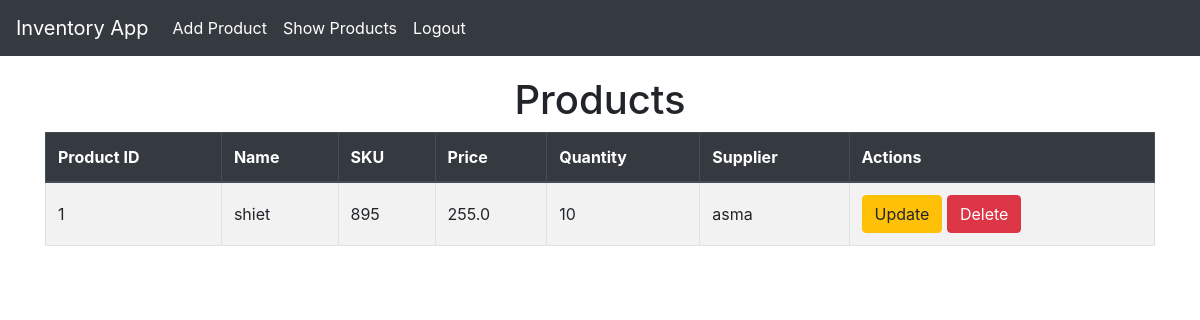
The page /list/ on the database as committed earlier.
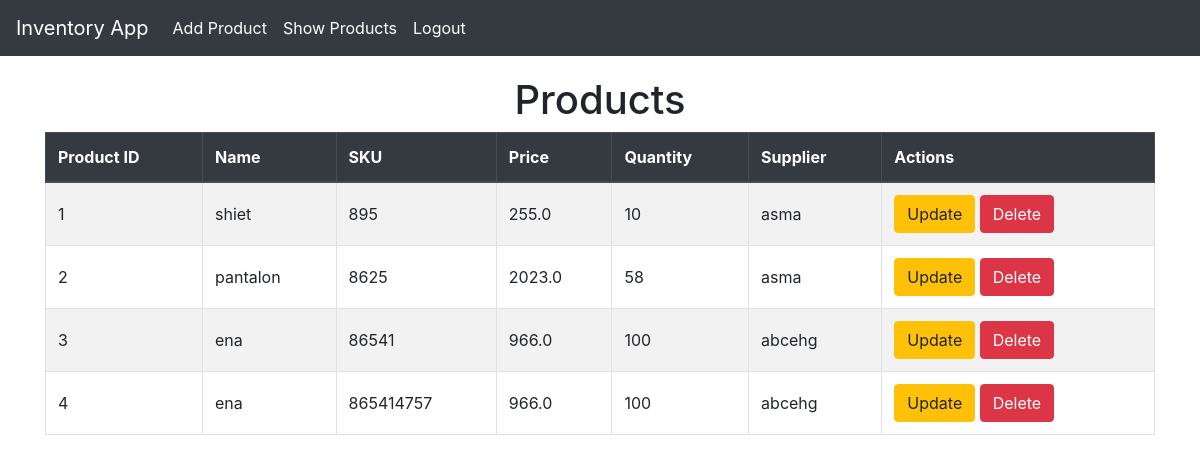
The same page on the database as committed later.
### Core/models.py (models this page shows, shortened)
class Product(models.Model):
    product_id = models.AutoField(primary_key=True)
    name = models.CharField(max_length=100)
    sku = models.CharField(max_length=50, unique = True)
    price = models.FloatField()
    quantity = models.IntegerField()
    supplier = models.CharField(max_length=100)
    bank_number = models.BinaryField()

### Core/views.py (the view)
# urls.py: path('list/', views.product_list_view, name="product_list"),
def product_list_view(request):
    products = Product.objects.all()
    return render(request, 'invapp/product_list.html', {'products':products})

### templates/invapp/product_list.html (shortened to what this page needs)
{% extends "invapp/layout.html" %}
{% block content %}
    <h1 class="text-center">Products</h1>
    <table class="table table-bordered table-striped ">
        <thead class="thead-dark">
            <tr>
                <th>Product ID</th>
                <th>Name</th>
                <th>SKU</th>
                <th>Price</th>
                <th>Quantity</th>
                <th>Supplier</th>
                <th>Actions</th>
            </tr>
        </thead>
        <tbody>
            {% for product in products %}
            <tr>
                <td>{{ product.product_id }} </td>
                <td>{{ product.name }} </td>
                <td>{{ product.sku }} </td>
                <td>{{ product.price }} </td>
                <td>{{ product.quantity }} </td>
                <td>{{ product.supplier }} </td>
                <td>
                    <a href="{% url 'product_update' product.product_id %}" class="btn btn-warning" >Update</a>
                    <a href="{% url 'product_delete' product.product_id %}" class="btn btn-danger" >Delete</a>
                </td>
            </tr>
            {% endfor %}
        </tbody>
    </table>
{% endblock %}

### templates/invapp/layout.html (shortened to what this page needs)
<!DOCTYPE html>
<html lang="en">
<head>
    <link href="https://cdn.jsdelivr.net/npm/bootstrap@4.5.2/dist/css/bootstrap.min.css" rel="stylesheet">
</head>
<body>
    <nav class="navbar navbar-expand-lg navbar-dark fixed-top">
        <a class="navbar-brand" href="{% url 'home' %}">Inventory App</a>
        <div class="collapse navbar-collapse" id="navbarNav">
            <ul class="navbar-nav">
                <li class="nav-item">
                    <a class="nav-link" href="{% url 'product_create' %}">Add Product</a>
                </li>
                <li class="nav-item">
                    <a class="nav-link" href="{% url 'product_list' %}">Show Products</a>
                </li>
                <li class="nav-item">
                    <a class="nav-link" href="{% url 'logout' %}">Logout</a>
                </li>
            </ul>
        </div>
    </nav>
    <div class="container">
        {% block content %}{% endblock  %}
    </div>
</body>
</html>

### templates/invapp/layout.html (style rules this page uses)
body { padding-top: 56px; }
.navbar { background-color: #343a40; }
.navbar-brand, .nav-link { color: #fff !important; }
.container { margin-top: 20px; }
.table th, .table td { vertical-align: middle; }

Rows that differ between the two databases and show on the page:
added Product: product_id "2", name "pantalon", sku "8625", price "2023.0", quantity "58", supplier "asma"
added Product: product_id "3", name "ena", sku "86541", price "966.0", quantity "100", supplier "abcehg"
added Product: product_id "4", name "ena", sku "865414757", price "966.0", quantity "100", supplier "abcehg"
